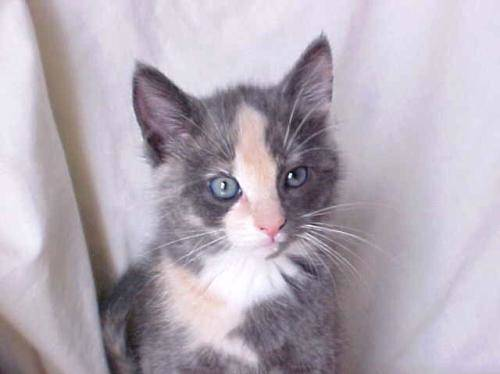
#> input picture AI/10.25-主成分分析/52.jpg, 500 x 374 px, found by its file name
$ jupyter execute --allow-errors test5.ipynb
#> lines starting #> are read from the running program, lines starting #| are printed output that depends on the picture
[cell 1]
import numpy as np
import matplotlib.pyplot as plt
from PIL import Image

[cell 2]
a = np.array([[3,0,2],
             [2,0,-2],
             [0,1,1]], dtype = int)
a
a_inv = np.linalg.inv(a)
a_inv
a_bis = a_inv.dot(a)
a_bis

[cell 3]
x = np.arange(-10,10)
y = 2 * x
y1 = -x + 3
plt.figure()
plt.plot(x, y)
plt.plot(x, y1)
plt.xlim(0,3)
plt.ylim(0,3)
plt.axvline(x = 0, color = 'grey')
plt.axhline(y = 0, color = 'grey')
plt.show()
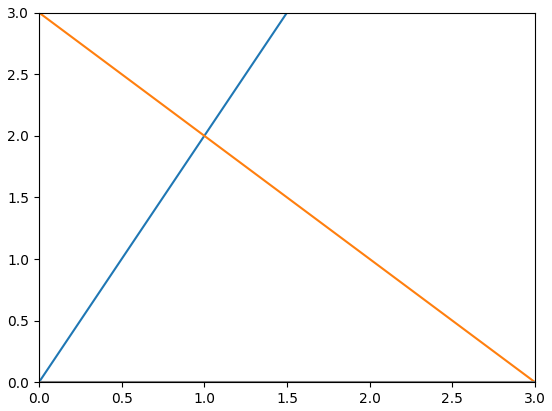
#> figure drawn by matplotlib, 1 panel; curve peaks at x = 9, y = 18; curve peaks at x = -10, y = 13
plt.close()

[cell 4]
v = np.array([[1,1],
             [1,-3]])
a = np.array([[5,1],
             [3,3]])
lambdas = np.diag([6,2])
print(lambdas)
v_inv = np.linalg.inv(v)
print(v_inv)
print(v.dot(lambdas).dot(v_inv))
print(np.linalg.eig(a))

[cell 5]
def plotvector(v,x,y):
#> called with x = 5, y = 5
    for i in v:
        plt.quiver(0, 0, i[0], i[1], np.random.randn(100),angles='xy', scale_units='xy', scale=1)
    plt.xlim(-abs(x), abs(x))
    plt.ylim(-abs(y), abs(y))
    return

#> (the rest of this cell did not finish here and is left out)

[cell 6]
v = np.array([1,1])
a = np.array([[0.5,-2],
             [0.5,1]])
v1 = np.dot(v,a)
print(v1)
#> (the rest of this cell did not finish here and is left out)

[cell 7]
a = np.array([[1,2],
             [6,4],
             [3,2]])
np.linalg.norm(a)

[cell 8]
plt.style.use('classic')
img = Image.open('52.jpg')
#> img is the input picture: PIL image 500x374 RGB; mean R, G, B 180.5, 171.6, 183
imggray = img.convert('L') # 转化成灰度图片
imgmat = np.array(list(imggray.getdata(band = 0)), float)# 转化成数组形式
print(imgmat)
#> (printed output is left out)
print("************")
imgmat.shape = (imggray.size[1], imggray.size[0]) # 更换数组形态
print(imgmat)
#> (printed output is left out)
plt.figure(figsize=(9, 6))
plt.imshow(imgmat, cmap='gray')
plt.show()
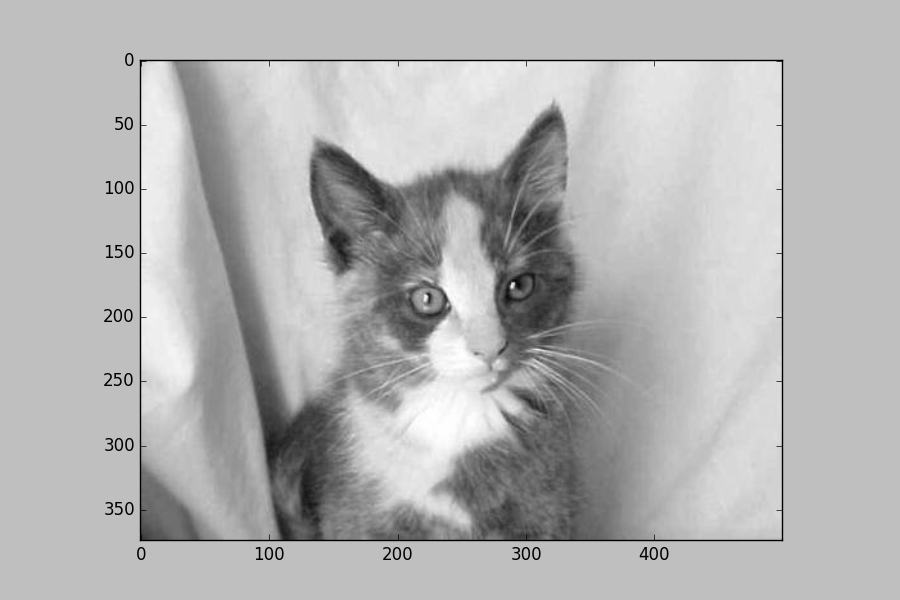
#> figure drawn by matplotlib, 1 panel

[cell 9]
a = np.array([[7,2],
             [3,4],
             [5,3]])
u ,s ,v = np.linalg.svd(a)
print(u)
print("**********************")
print(s)
print("**********************")
print(v)

[cell 10]
plt.style.use('classic')
img = Image.open('52.jpg')
imggray = img.convert('L') # 转化成灰度图片
imgmat = np.array(list(imggray.getdata(band = 0)), float)# 转化成数组形式
print("************")
imgmat.shape = (imggray.size[1], imggray.size[0]) # 更换数组形态
u, d, v = np.linalg.svd(imgmat)
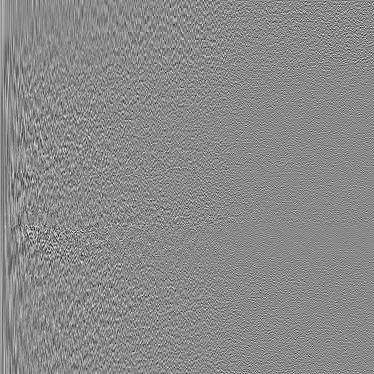
#> u: shape (374, 374) float64; min -0.314, max 0.266, mean 0.000126; drawn with min black and max white
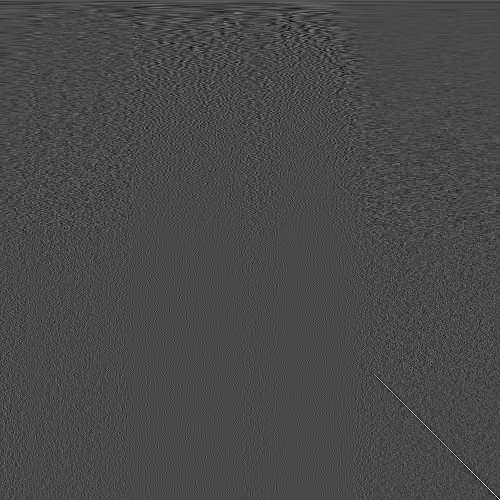
#> v: shape (500, 500) float64; min -0.274, max 0.684, mean 0.000117; drawn with min black and max white
#> d = 374 values, max 77319.1 at index 0, min 1.21 at index 373, mean 411.8
#print(d)
print(u.shape,d.shape,v.shape,imgmat.shape)
#| (374, 374) (374,) (500, 500) (374, 500)
for i in [5, 10, 15, 20, 30, 50, 100, 300]: # 使用 多少个奇异值
    reconstimg = np.dot(u[:,:i] * d[:i], v[:i,:])
    plt.imshow(reconstimg, cmap='gray')
    t = "n = %s" % i
    plt.title(t)
    plt.show()
#> this loop made 8 passes
#> pass 1, `reconstimg = np.dot(u[:,:i] * d[:i], v[:i,:])`:
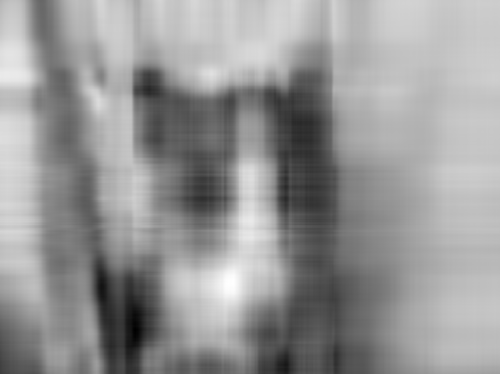
#> reconstimg: shape (374, 500) float64; min 28.39, max 277.3, mean 175.6; drawn with min black and max white
#> pass 2, `reconstimg = np.dot(u[:,:i] * d[:i], v[:i,:])`:
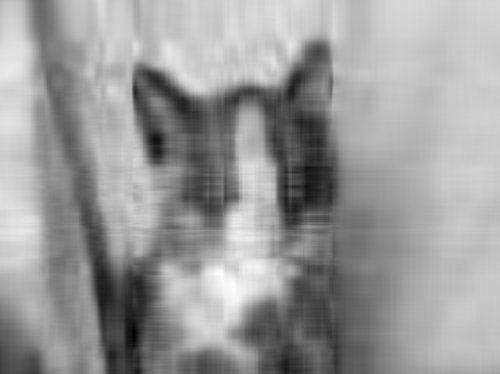
#> reconstimg: shape (374, 500) float64; min 27.93, max 271.4, mean 175.6; drawn with min black and max white

[cell 11]
np.random.seed(123)
x = 5 * np.random.rand(100)
y = 2 * x + 1 + np.random.randn(100)

x = x.reshape(100,1)
y = y.reshape(100,1)

A = np.hstack((x, np.ones(np.shape(x))))
A_plus = np.linalg.pinv(A)
coefs = A_plus.dot(y)

x_line = np.linspace(0, 5, 1000)
y_line = coefs[0] * x_line + coefs[1]
plt.plot(x, y, "+")
plt.plot(x_line, y_line)
plt.show()
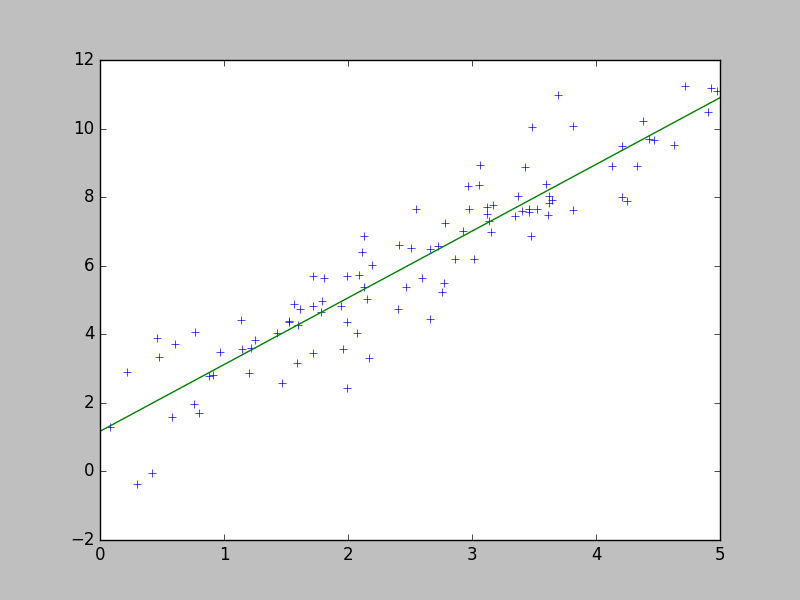
#> figure drawn by matplotlib, 1 panel; curve peaks at x = 5, y = 10.9
